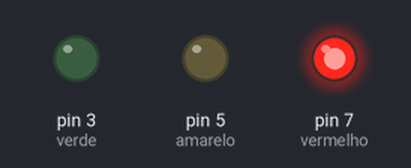
This sketch was run on a simulated Arduino Uno, built with avr-gcc and run on an emulated ATmega328P. Shown: output pins drawn as LEDs (lit = HIGH).

Above: at 2.0 s.
At 6.0 s:
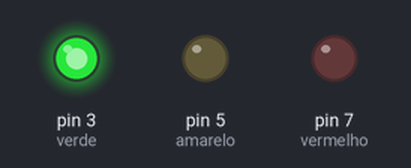
At 8.7 s:
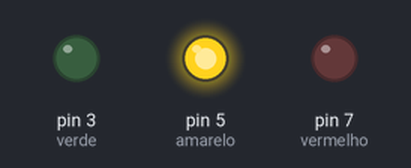
Timing chart, 0 to 12.4 s (numbered marks = the images above):
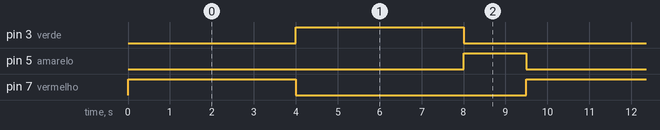

The sketch:

sketch.ino
```cpp
void setup() {
//definição das portas de entrada dos leds
  pinMode(3, OUTPUT); //verde
  pinMode(5, OUTPUT); //amarelo
  pinMode(7, OUTPUT); //vermelho
}

void loop() {
      digitalWrite(7, HIGH); //pare
      delay(4000);
      digitalWrite(7, LOW);

      digitalWrite(3, HIGH); //siga
      delay(4000);
      digitalWrite(3, LOW);

      digitalWrite(5, HIGH); //atenção
      delay(1500);
      digitalWrite(5, LOW);
}
```

Measured:
- by itself, pin 3 (verde), pin 7 (vermelho): alternates HIGH for 4.0 s and LOW for 5.5 s
- by itself, pin 5 (amarelo): alternates HIGH for 1.5 s and LOW for 8.0 s
- by itself, everything shown: repeats every 9.5 s, in 4 steps
